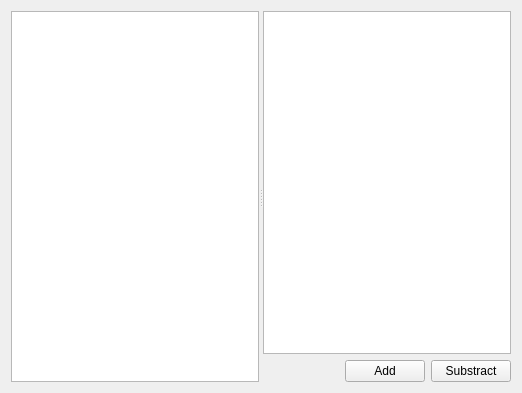
<?xml version="1.0" encoding="UTF-8"?>
<ui version="4.0">
 <class>storages</class>
 <widget class="QWidget" name="storages">
  <property name="geometry">
   <rect>
    <x>0</x>
    <y>0</y>
    <width>522</width>
    <height>393</height>
   </rect>
  </property>
  <property name="windowTitle">
   <string>Form</string>
  </property>
  <layout class="QVBoxLayout" name="verticalLayout_2">
   <item>
    <widget class="QSplitter" name="splitter">
     <property name="orientation">
      <enum>Qt::Horizontal</enum>
     </property>
     <widget class="QListView" name="listView"/>
     <widget class="QWidget" name="">
      <layout class="QVBoxLayout" name="verticalLayout">
       <item>
        <widget class="QTableView" name="tableView"/>
       </item>
       <item>
        <layout class="QHBoxLayout" name="horizontalLayout">
         <item>
          <spacer name="horizontalSpacer">
           <property name="orientation">
            <enum>Qt::Horizontal</enum>
           </property>
           <property name="sizeHint" stdset="0">
            <size>
             <width>40</width>
             <height>20</height>
            </size>
           </property>
          </spacer>
         </item>
         <item>
          <widget class="QPushButton" name="pushButton">
           <property name="text">
            <string>Add</string>
           </property>
          </widget>
         </item>
         <item>
          <widget class="QPushButton" name="pushButton_2">
           <property name="text">
            <string>Substract</string>
           </property>
          </widget>
         </item>
        </layout>
       </item>
      </layout>
     </widget>
    </widget>
   </item>
  </layout>
 </widget>
 <resources>
  <include location="farmmanager.qrc"/>
 </resources>
 <connections/>
</ui>
